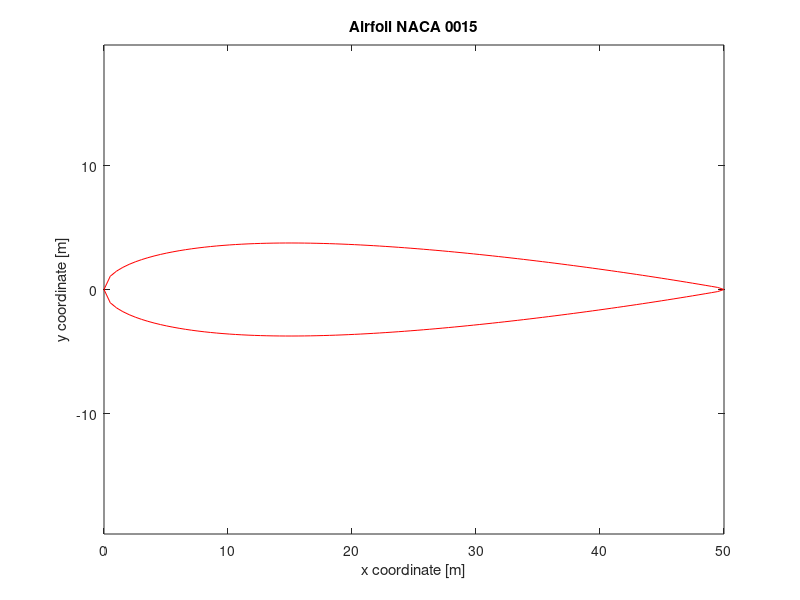

The MATLAB source for this figure:
clear all
close all
%% %%%%%%%%%%%%%%%%%%%%%% Airfoil NACA0015 %%%%%%%%%%%%%%%%%%%%%%% %%

%% Initial parameters
t=0.15; % maximum thickness as a fraction of the chord
c=50; % [mm]chord length
num=100; % number of points

%% Compute airfoil coordinates
X=linspace(0,c,num);
Y=zeros(1,length(X));
i=1;
while i<=length(X)
    Y(i)=(t/0.2)*c*((0.2969*sqrt(X(i)/c))+(-0.1260*(X(i)/c))+((-0.3516*(X(i)/c)^2)+(0.2843*(X(i)/c)^3)+(-0.1015*(X(i)/c)^4)));
    i=i+1;
end
Y(length(X))=0;

% Filling vectors with the coordinates of the lower and upper surface
x=zeros(1,2*length(X)-1);
y=zeros(1,2*length(X)-1);
for i=length(X):length(x)
    x(i)=X(i-length(X)+1);
    y(i)=Y(i-length(X)+1);
end
for i=1:length(X)
    x(i)=X(length(X)-i+1);
    y(i)=-Y(length(X)-i+1);
end
x=x';
y=y';
for i=1:length(x)
    coordinates{i}=[x(i),y(i)];
end
coordinates=cell2mat(coordinates');

%% Plotting airfoil and panels
plot(x,y,'r')
axis equal
title('Airfoil NACA 0015')
xlabel('x coordinate [m]')
ylabel('y coordinate [m]')

